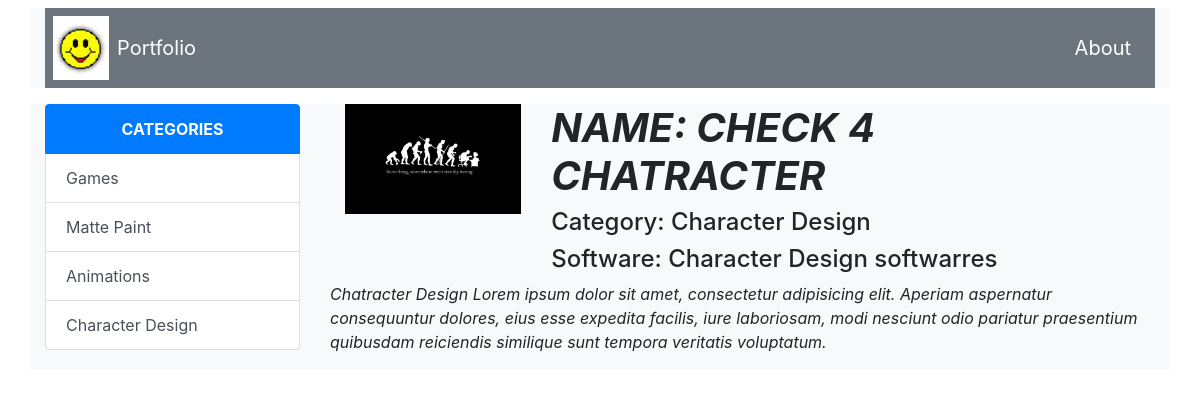
The page /4/filter/ on the database its author committed.
### apps/models.py (models this page shows, shortened)
class Category(models.Model):
    cat_id = models.AutoField(primary_key=True)
    title = models.CharField(max_length=300)
    def __str__(self):
        return self.title

class Product(models.Model):
    pro_id = models.AutoField(primary_key=True)
    name = models.CharField(max_length=200)
    category = models.ForeignKey(Category, on_delete=models.CASCADE)
    description = models.TextField()
    softwareUsed = models.TextField()
    image = models.ImageField(upload_to='image/')
    imageSS1 = models.ImageField(upload_to='image/', null=True,default="",blank=True)
    imageSS2 = models.ImageField(upload_to='image/', null=True,default="",blank=True)
    imageSS3 = models.ImageField(upload_to='image/', null=True,default="",blank=True)
    imageSS4 = models.ImageField(upload_to='image/', null=True,default="",blank=True)

### apps/views.py (the view)
# urls.py: path('<int:pro_id>/filter/', views.project, name='project'),
def project(req, pro_id):
    return render(req, 'project.html', {
        'products': Product.objects.get(pk=pro_id),
        'category': Category.objects.all()
    })

### templates/project.html
{% extends 'base.html' %}
{% block side%}
    {{ block.super }}
{% endblock %}
{% block body %}
    <div class="container bg-light" >
        <div class="row">
            <div class="col-lg-3">
                <img src="{{ products.image.url }}" alt="" class="img-fluid">
            </div>
            <div class="col-lg-9">
                <h1 class="font-weight-bold font-italic text-uppercase">Name:   {{ products.name }}</h1>
                <h4>Category:   {{ products.category }}</h4>
                <h4>Software:   {{ products.softwareUsed }}</h4>
            </div>
            <div class="row">
                <div class="col-lg-12"><p class="font-italic">{{ products.description }}</p></div>
            </div>
        </div>
    </div>
{% endblock %}

### templates/base.html (shortened to what this page needs)
{% load static %}
<!DOCTYPE html>
<html lang="en">
<head>
    <link rel="stylesheet" href="{% static 'bootstrap.min.css' %}">
</head>
<body>
        <div class="container mt-2 bg-light">
             <nav class="navbar navbar-dark navbar-expand-lg bg-secondary p-2">
                 <a href="{% url 'projects' %}">
                    <img src="{% static 'smiley.PNG' %}" alt="">
                 </a>
                 <a href="{% url 'projects' %}" class="navbar-brand p-2">Portfolio</a>
                 <a href="{% url 'about' %}" class="navbar-brand ml-auto">About</a>
             </nav>
        </div>
{% block container %}
        <div class="container mt-3 bg-light">
        <div class="row">
            <div class="col-3">
                {% block side %}
                    <div class="list-group">
                    <nav class="list-group-item list-group-item-action active font-weight-bold text-center text-uppercase">categories</nav>
                    {% for x in category %}
                        <a href="{% url 'categories' x.cat_id %}" class="list-group-item list-group-item-action">{{ x.title }}</a>
                    {% endfor %}
                </div>
                {% endblock %}
            </div>
            <div class="col-9">
                        {% block body %}  {% endblock %}
            </div>
        </div>
    </div>
{% endblock %}
</body>
</html>

### rows shown on the page
Category: title "Games"
Category: title "Matte Paint"
Category: title "Animations"
Category: title "Character Design"
Product: image (picture), name "CHECK 4 CHATRACTER", category "Character Design", softwareUsed "Character Design softwarres", description "Chatracter Design Lorem ipsum dolor sit amet, consectetur adipisicing elit. Aperiam aspernatur consequuntur dolores, eius esse expedita facilis, iure laboriosam, modi nesciunt odio pariatur praesentium quibusdam reiciendis similique sunt tempora veritatis voluptatum."
